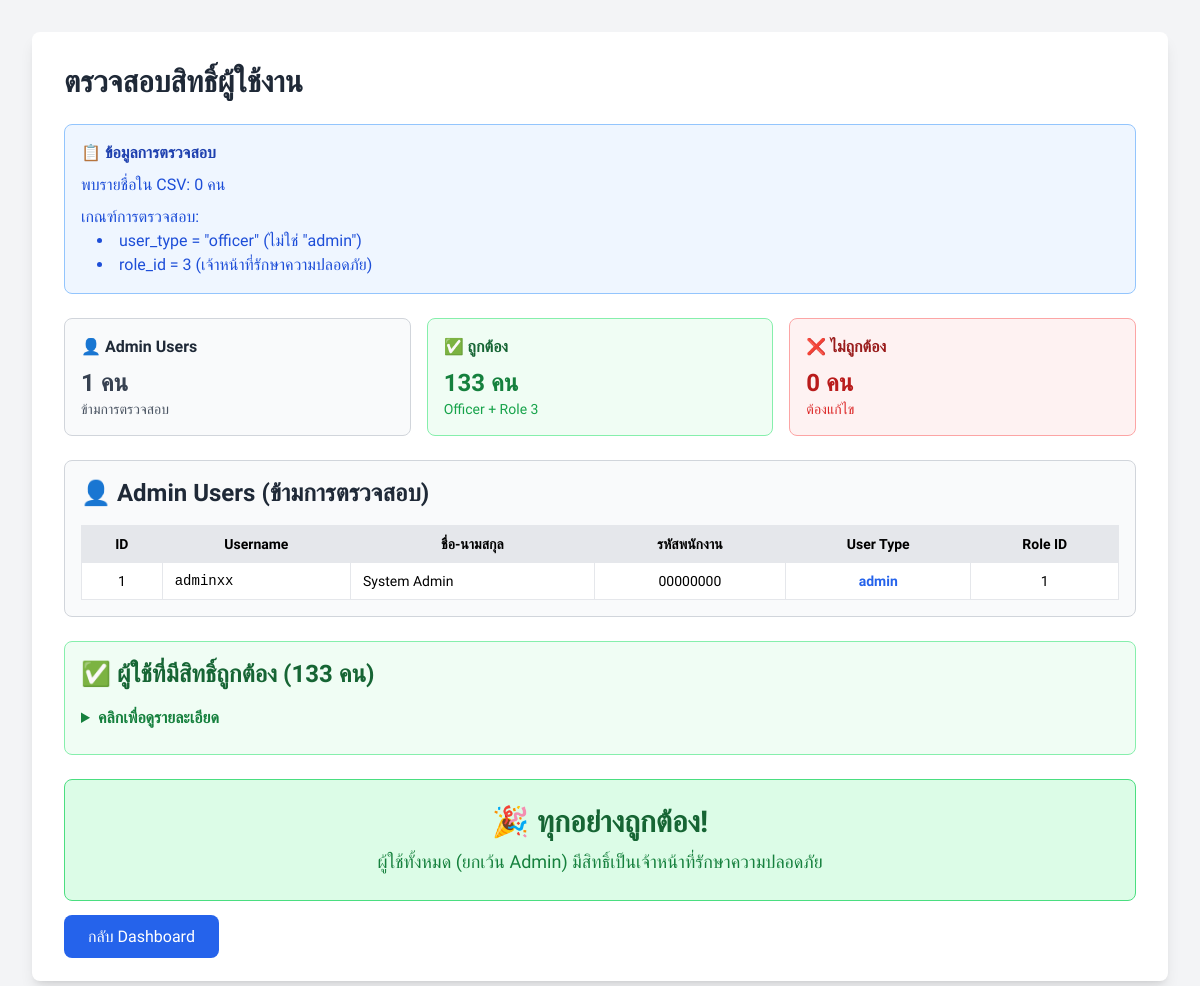
/unuse/diag/check_user_roles.php, run on the app's committed database.
### tables this page shows
CREATE TABLE `users` (
  `id` int NOT NULL AUTO_INCREMENT,
  `username` varchar(50) NOT NULL,
  `password` varchar(255) NOT NULL,
  `first_name` varchar(50) NOT NULL,
  `last_name` varchar(50) NOT NULL,
  `eng_first_name` varchar(50) DEFAULT NULL,
  `eng_last_name` varchar(50) DEFAULT NULL,
  `employee_id` varchar(8) NOT NULL,
  `phone_number` varchar(20) NOT NULL,
  `user_type` enum('admin','officer') NOT NULL DEFAULT 'officer',
  `role_id` int DEFAULT NULL,
  `created_at` timestamp NOT NULL DEFAULT CURRENT_TIMESTAMP,
  PRIMARY KEY (`id`),
  UNIQUE KEY `username` (`username`),
  UNIQUE KEY `employee_id` (`employee_id`),
  KEY `idx_users_username` (`username`),
  KEY `idx_users_employee_id` (`employee_id`),
  KEY `idx_users_role_id` (`role_id`),
  KEY `idx_users_user_type` (`user_type`),
  CONSTRAINT `users_ibfk_1` FOREIGN KEY (`role_id`) REFERENCES `roles` (`id`) ON DELETE SET NULL
);

### unuse/diag/check_user_roles.php (the view, shortened to what this page needs)
<?php
require_once 'config.php';
echo '<!DOCTYPE html>';
echo '<html lang="th">';
echo '<head>';
echo '<script src="https://cdn.tailwindcss.com"></script>';
echo '</head>';
echo '<body class="bg-gray-100 p-8">';
echo '<div class="max-w-6xl mx-auto">';
echo '<div class="bg-white rounded-lg shadow-lg p-8">';
echo '<h1 class="text-3xl font-bold text-gray-800 mb-6">ตรวจสอบสิทธิ์ผู้ใช้งาน</h1>';
$csv_employee_ids = [];
echo '<div class="mb-6 bg-blue-50 border border-blue-300 rounded-lg p-4">';
echo '<h2 class="font-bold text-blue-800 mb-2">📋 ข้อมูลการตรวจสอบ</h2>';
echo '<p class="text-blue-700">พบรายชื่อใน CSV: ' . count($csv_employee_ids) . ' คน</p>';
echo '<p class="text-blue-700 mt-2">เกณฑ์การตรวจสอบ:</p>';
echo '<ul class="text-blue-700 list-disc list-inside ml-4">';
echo '<li>user_type = "officer" (ไม่ใช่ "admin")</li>';
echo '<li>role_id = 3 (เจ้าหน้าที่รักษาความปลอดภัย)</li>';
echo '</ul>';
echo '</div>';
$sql = "SELECT u.id, u.username, u.user_type, u.role_id, u.first_name, u.last_name, u.employee_id, r.role_name
        FROM users u
        LEFT JOIN roles r ON u.role_id = r.id
        ORDER BY u.user_type, u.username";
$result = $conn->query($sql);
$correct_count = 0;
$incorrect_count = 0;
$admin_count = 0;
$incorrect_users = [];
$admin_users = [];
if ($result && $result->num_rows > 0) {
    while ($row = $result->fetch_assoc()) {
        $is_admin = ($row['user_type'] == 'admin');
        $is_correct = ($row['user_type'] == 'officer' && $row['role_id'] == 3);
        $in_csv = in_array($row['employee_id'], $csv_employee_ids);
        $user_data = [
            'id' => $row['id'],
            'username' => $row['username'],
            'name' => $row['first_name'] . ' ' . $row['last_name'],
            'employee_id' => $row['employee_id'],
            'user_type' => $row['user_type'],
            'role_id' => $row['role_id'],
            'role_name' => $row['role_name'] ?? 'N/A',
            'in_csv' => $in_csv
        ];
        if ($is_admin) {
            $admin_users[] = $user_data;
            $admin_count++;
        } else if ($is_correct) {
            $correct_count++;
        } else {
            $incorrect_users[] = $user_data;
            $incorrect_count++;
        }
    }
}
echo '<div class="mb-6 grid grid-cols-3 gap-4">';
echo '<div class="bg-gray-50 border border-gray-300 rounded-lg p-4">';
echo '<h3 class="font-bold text-gray-800 mb-2">👤 Admin Users</h3>';
echo '<p class="text-2xl font-bold text-gray-700">' . $admin_count . ' คน</p>';
echo '<p class="text-sm text-gray-600">ข้ามการตรวจสอบ</p>';
echo '</div>';
echo '<div class="bg-green-50 border border-green-300 rounded-lg p-4">';
echo '<h3 class="font-bold text-green-800 mb-2">✅ ถูกต้อง</h3>';
echo '<p class="text-2xl font-bold text-green-700">' . $correct_count . ' คน</p>';
echo '<p class="text-sm text-green-600">Officer + Role 3</p>';
echo '</div>';
echo '<div class="bg-red-50 border border-red-300 rounded-lg p-4">';
echo '<h3 class="font-bold text-red-800 mb-2">❌ ไม่ถูกต้อง</h3>';
echo '<p class="text-2xl font-bold text-red-700">' . $incorrect_count . ' คน</p>';
echo '<p class="text-sm text-red-600">ต้องแก้ไข</p>';
echo '</div>';
echo '</div>';
if ($admin_count > 0) {
    echo '<div class="mb-6 bg-gray-50 border border-gray-300 rounded-lg p-4">';
    echo '<h2 class="text-2xl font-bold text-gray-800 mb-4">👤 Admin Users (ข้ามการตรวจสอบ)</h2>';
    echo '<div class="overflow-x-auto">';
    echo '<table class="min-w-full bg-white border border-gray-300 text-sm">';
    echo '<thead class="bg-gray-200">';
    echo '<tr>';
    echo '<th class="px-3 py-2 border">ID</th>';
    echo '<th class="px-3 py-2 border">Username</th>';
    echo '<th class="px-3 py-2 border">ชื่อ-นามสกุล</th>';
    echo '<th class="px-3 py-2 border">รหัสพนักงาน</th>';
    echo '<th class="px-3 py-2 border">User Type</th>';
    echo '<th class="px-3 py-2 border">Role ID</th>';
    echo '</tr>';
    echo '</thead>';
    echo '<tbody>';
    foreach ($admin_users as $user) {
        echo '<tr>';
        echo '<td class="px-3 py-2 border text-center">' . $user['id'] . '</td>';
        echo '<td class="px-3 py-2 border font-mono">' . htmlspecialchars($user['username']) . '</td>';
        echo '<td class="px-3 py-2 border">' . htmlspecialchars($user['name']) . '</td>';
        echo '<td class="px-3 py-2 border text-center">' . htmlspecialchars($user['employee_id']) . '</td>';
        echo '<td class="px-3 py-2 border text-center"><span class="font-bold text-blue-600">' . htmlspecialchars($user['user_type']) . '</span></td>';
        echo '<td class="px-3 py-2 border text-center">' . ($user['role_id'] ?? 'NULL') . '</td>';
        echo '</tr>';
    }
    echo '</tbody>';
    echo '</table>';
    echo '</div>';
    echo '</div>';
}
if ($correct_count > 0) {
    echo '<div class="mb-6 bg-green-50 border border-green-300 rounded-lg p-4">';
    echo '<h2 class="text-2xl font-bold text-green-800 mb-4">✅ ผู้ใช้ที่มีสิทธิ์ถูกต้อง (' . $correct_count . ' คน)</h2>';
    echo '<details class="cursor-pointer">';
    echo '<summary class="font-semibold text-green-700 mb-2">คลิกเพื่อดูรายละเอียด</summary>';
    echo '</details>';
    echo '</div>';
}
if ($incorrect_count == 0) {
    echo '<div class="bg-green-100 border border-green-400 rounded-lg p-6 text-center">';
    echo '<h2 class="text-3xl font-bold text-green-800 mb-2">🎉 ทุกอย่างถูกต้อง!</h2>';
    echo '<p class="text-green-700 text-lg">ผู้ใช้ทั้งหมด (ยกเว้น Admin) มีสิทธิ์เป็นเจ้าหน้าที่รักษาความปลอดภัย</p>';
    echo '</div>';
}
echo '<div class="mt-6">';
echo '<a href="dashboard.php" class="bg-blue-600 text-white px-6 py-3 rounded-lg hover:bg-blue-700">กลับ Dashboard</a>';
echo '</div>';
echo '</div>';
echo '</div>';
echo '</body>';
echo '</html>';
?>

### unuse/diag/check_user_roles.php (style rules this page uses)
body { font-family: "Sarabun", sans-serif; }

### data on the page
users: id "1", username "adminxx", name "System Admin", employee "00000000", user_type "admin", role "1"

### other printed values
count($csv_employee_ids) "0"
$admin_count "1"
$correct_count "133"
$incorrect_count "0"
